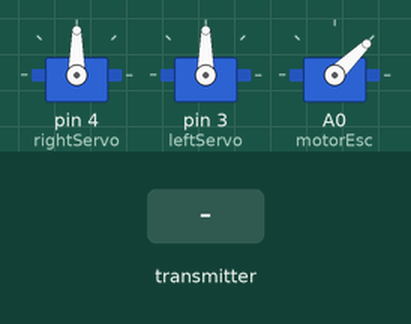
Simulated run of this sketch. Board: Arduino Uno, built with avr-gcc and run on an emulated ATmega328P. Shown: 3 × servo. The inputs (shaded band) are chosen by the test bench. No radio packets arrive unless stated.

Above: at 3.2 s.
3.3 s: the transmitter starts sending leftServo = 45
At 6.1 s:
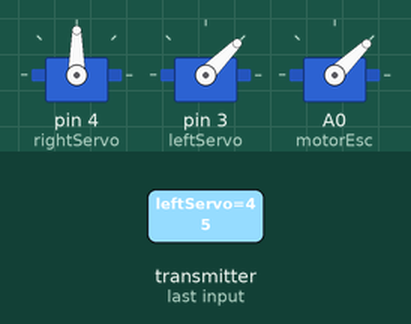
6.3 s: the transmitter starts sending rightServo = 45
At 9.1 s:
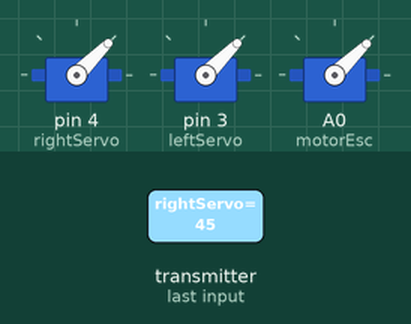
9.3 s: the transmitter starts sending leftServo = 90
At 12.0 s:
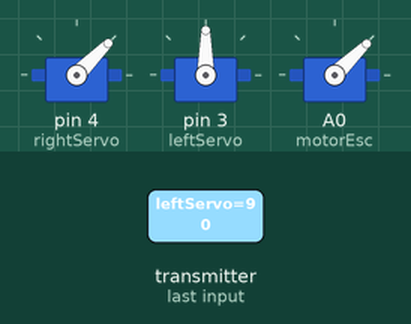
12.3 s: the transmitter starts sending rightServo = 90
At 13.03 s:
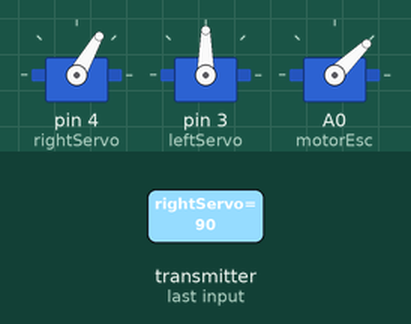
15.3 s: the transmitter starts sending throttle = 1023
At 16.3 s:
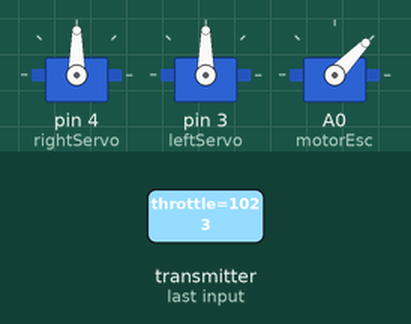
Timing chart, 0 to 17.8 s (numbered marks = the images above; inputs shaded):
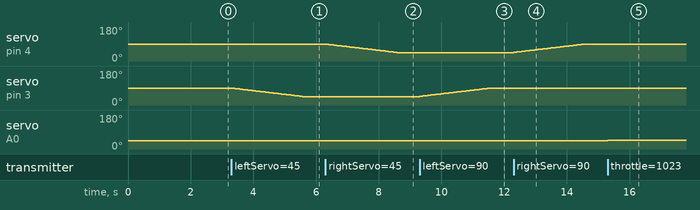

Measured:
- after the input at 3.3 s, servo on pin 3 (leftServo): moves from 90° to 45° over 2.3 s, starting at once
- after the input at 6.3 s, servo on pin 4 (rightServo): moves from 90° to 45° over 2.3 s, starting at once
- after the input at 9.3 s, servo on pin 3 (leftServo): moves from 45° to 90° over 2.3 s, starting at once
- after the input at 12.3 s, servo on pin 4 (rightServo): moves from 45° to 90° over 2.3 s, starting at once
- after the input at 15.3 s, servo on A0 (motorEsc): 44° → 46° at once

The sketch:

radioreceiver.ino.ino
```cpp
// https://howtomechatronics.com/tutorials/arduino/arduino-wireless-communication-nrf24l01-tutorial/
// http://www.instructables.com/id/ESC-Programming-on-Arduino-Hobbyking-ESC/

// receiver
#include <RF24.h>
#include <Servo.h>

RF24 radio(7, 8); // CE, CSN
Servo rightServo;
Servo leftServo;
Servo motorEsc;
const byte address[6] = "00001";

int lastThrottle;
int lastLeftServo;
int lastRightServo;

const int servoDeadzone = 1;
const int servoSpeed = 1;

// the data that needs to be received by the plane
typedef struct {
  int throttle = 0;
  int leftServo = 90;
  int rightServo = 90;
} flightData;

flightData data;

void setup() {
  Serial.begin(9600);

  // init servos at 90deg
  rightServo.attach(4);
  rightServo.write(90);
  leftServo.attach(3);
  leftServo.write(90);

  //init motor at 0
  motorEsc.attach(A0);
  motorEsc.write(1000);

  delay(2000);

  radio.begin();
  radio.openReadingPipe(0, address);

  // ### USE HIGH WHEN NOT TESTING ###
  //  radio.setPALevel(RF24_PA_HIGH);
  radio.setPALevel(RF24_PA_LOW);

  radio.startListening();
}

void loop() {
  if (radio.available()) {
    // receive flight data from transmitter
    radio.read(&data, sizeof(data));

    //    printData();

    int leftServoValue = leftServo.read();
    int rightServoValue = rightServo.read();

    // check that right servo values are kept in range
    if (data.rightServo >= 45 && data.rightServo <= 135) {
      if (rightServoValue < data.rightServo) {
        rightServo.write(rightServoValue + servoSpeed);
      } else if (rightServoValue > data.rightServo) {
        rightServo.write(rightServoValue - servoSpeed);
      }
    }

    // check that left servo values are kept in range
    if (data.leftServo >= 45 && data.leftServo <= 135) {
      if (leftServoValue < data.leftServo) {
        leftServo.write(leftServoValue + servoSpeed);
      } else if (leftServoValue > data.leftServo) {
        leftServo.write(leftServoValue - servoSpeed);
      }
    }

    if (data.throttle >= 1010 && data.throttle <= 2000) {
      motorEsc.write(data.throttle);
    } else {
      motorEsc.write(1000);
    }
  }

  // delay to slow turns and such down
  delay(5);
}

void printData() {
  Serial.print("L: ");
  Serial.print(data.leftServo);
  Serial.print(" | R: ");
  Serial.print(data.rightServo);
  Serial.print(" | T: ");
  Serial.println(data.throttle);
}
```
